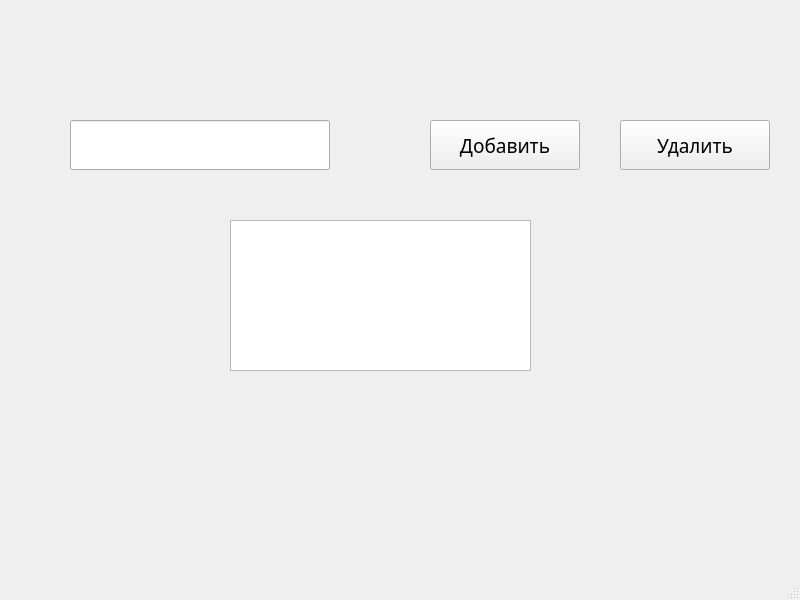
<?xml version="1.0" encoding="UTF-8"?>
<ui version="4.0">
 <class>MainWindow</class>
 <widget class="QMainWindow" name="MainWindow">
  <property name="geometry">
   <rect>
    <x>0</x>
    <y>0</y>
    <width>800</width>
    <height>600</height>
   </rect>
  </property>
  <property name="windowTitle">
   <string>MainWindow</string>
  </property>
  <widget class="QWidget" name="centralwidget">
   <widget class="QListWidget" name="listWidget">
    <property name="geometry">
     <rect>
      <x>230</x>
      <y>220</y>
      <width>301</width>
      <height>151</height>
     </rect>
    </property>
    <property name="font">
     <font>
      <family>Century Gothic</family>
      <pointsize>10</pointsize>
     </font>
    </property>
   </widget>
   <widget class="QPushButton" name="pushButton">
    <property name="geometry">
     <rect>
      <x>430</x>
      <y>120</y>
      <width>150</width>
      <height>50</height>
     </rect>
    </property>
    <property name="font">
     <font>
      <family>Century Gothic</family>
      <pointsize>14</pointsize>
     </font>
    </property>
    <property name="text">
     <string>Добавить</string>
    </property>
   </widget>
   <widget class="QLineEdit" name="lineEdit">
    <property name="geometry">
     <rect>
      <x>70</x>
      <y>120</y>
      <width>260</width>
      <height>50</height>
     </rect>
    </property>
    <property name="font">
     <font>
      <family>Century Gothic</family>
      <pointsize>10</pointsize>
     </font>
    </property>
   </widget>
   <widget class="QPushButton" name="pushButton_2">
    <property name="geometry">
     <rect>
      <x>620</x>
      <y>120</y>
      <width>150</width>
      <height>50</height>
     </rect>
    </property>
    <property name="font">
     <font>
      <family>Century Gothic</family>
      <pointsize>14</pointsize>
     </font>
    </property>
    <property name="text">
     <string>Удалить</string>
    </property>
   </widget>
  </widget>
  <widget class="QMenuBar" name="menubar">
   <property name="geometry">
    <rect>
     <x>0</x>
     <y>0</y>
     <width>800</width>
     <height>25</height>
    </rect>
   </property>
  </widget>
  <widget class="QStatusBar" name="statusbar"/>
 </widget>
 <resources/>
 <connections/>
</ui>
